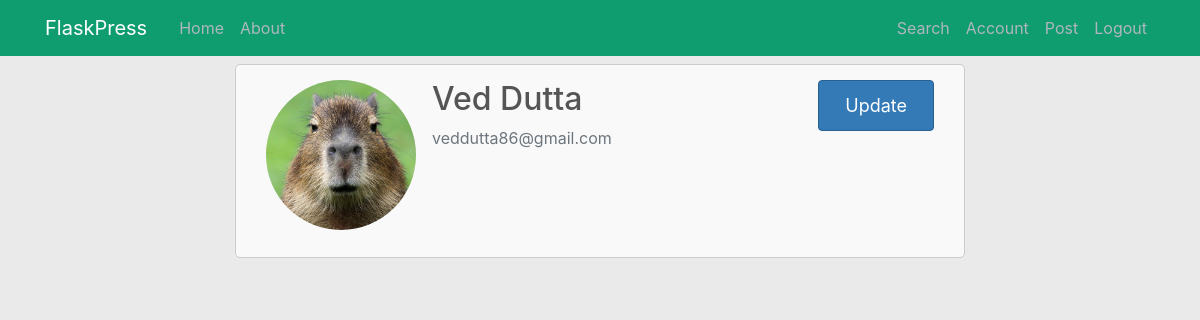
The page /account (signed in) on the database as committed earlier.
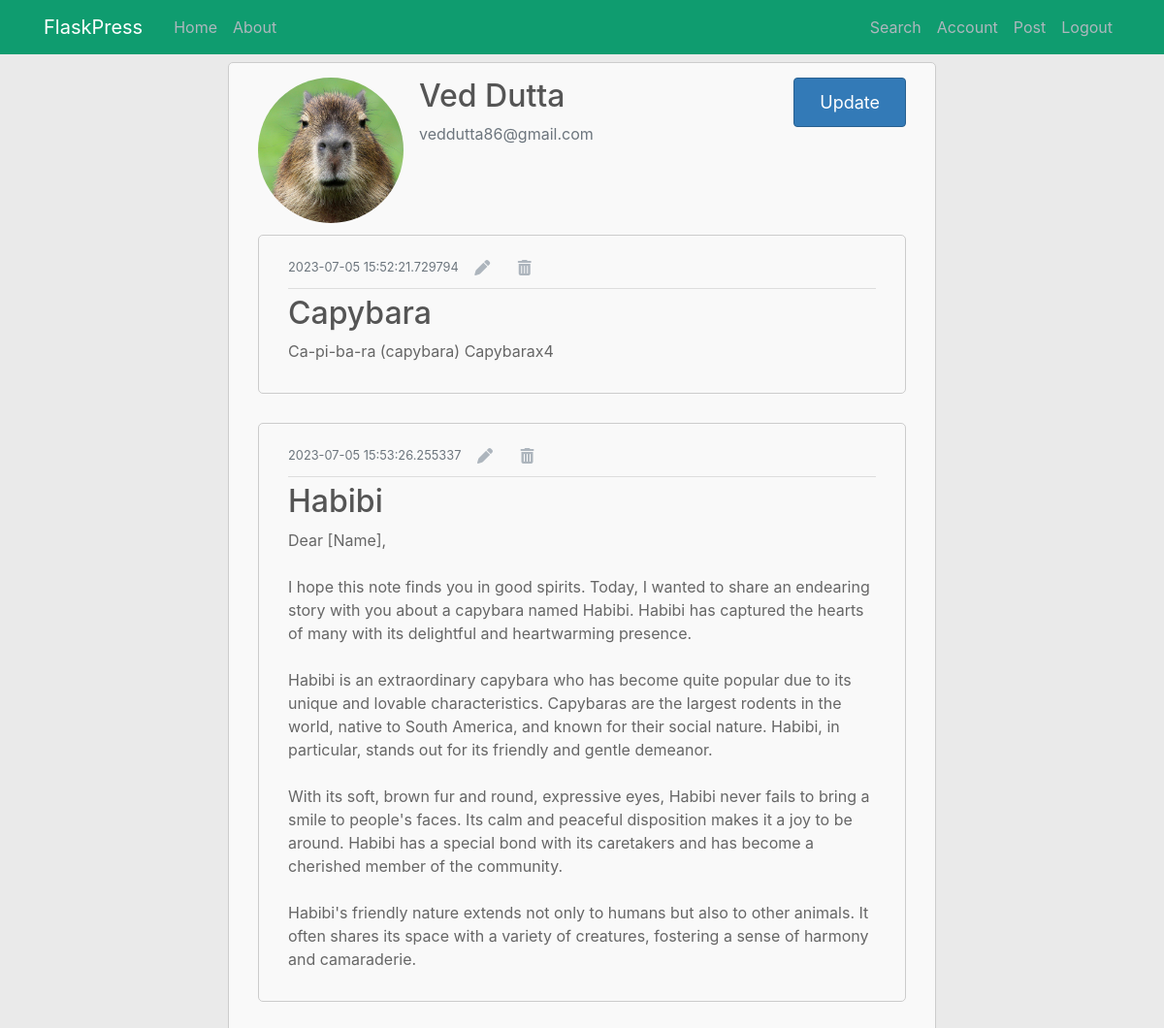
The same page on the database as committed later.
### test/models.py (models this page shows, shortened)
class User(db.Model, UserMixin):
    id = db.Column(db.Integer, primary_key=True)
    username = db.Column(db.String(20), unique=True, nullable=False)
    email = db.Column(db.String(120), unique=True, nullable=False)
    image_file = db.Column(db.String(20), nullable=False, default='default.jpg')
    password = db.Column(db.String(60), nullable=False)
    posts = db.relationship('Post', backref='author', lazy=True)

class Post(db.Model, UserMixin):
    id = db.Column(db.Integer, primary_key=True)
    title = db.Column(db.String(20), nullable=True, default="Flask Blogpost")
    date_posted = db.Column(db.DateTime, nullable=False, default=datetime.utcnow)
    content = db.Column(db.Text, nullable=False)
    user_id = db.Column(db.Integer, db.ForeignKey('user.id'), nullable=True)

### test/routes.py (the view)
@app.route("/account")
def account():
    if current_user.is_authenticated:
        posts = Post.query.filter_by(author=current_user).all()
        imagefile = url_for('static', filename='Images/' + current_user.image_file)
        return render_template('account.html', posts=posts, title='Account', image_file=imagefile)
    else:
        url_stack.append(url_for('account'))
        flash(f'You are not logged in.', 'danger')
        return redirect(url_for('login'))

### test/models.py (called while the page is built)
@login_manager.user_loader
def load_user(user_id):
    return User.query.get(int(user_id))

### test/templates/account.html
{% extends "layout.html" %}
{% block content %}
<div class="content-section">
  <div class="media">
    <img class="rounded-circle account-img mr-3" src="{{ image_file }}">
    <div class="media-body">
      <h2 class="account-heading">{{ current_user.username }}</h2>
      <p class="text-secondary">{{ current_user.email }}</p>
    </div>
    <div class="form-group update-box ml-auto">
      <a class="nav-item nav-link update-link" href="{{ url_for('update') }}">Update</a>
    </div>
  </div>
  {% for post in posts %}
  <article class="media content-section">
    <div class="media-body">
      <div class="article-metadata">
        <small class="text-muted">{{ post.date_posted }}</small>
        <form action="{{ url_for('edit_post', post_id=post.id) }}" method="POST" class="d-inline">
          <button type="submit" class="btn btn-success" title="Edit"><i class="fas fa-pen"></i></button>
        </form>
        <form action="{{ url_for('delete_post', post_id=post.id) }}" method="POST" class="d-inline">
          <button type="submit" class="btn btn-danger" title="Delete"><i class="fas fa-trash-alt"></i></button>
        </form>
      </div>
      <h2><a class="article-title" href="#">{{ post.title }}</a></h2>
      <p class="article-content">{{ post.content }}</p>
    </div>
  </article>
  {% endfor %}
</div>
{% endblock content %}

### test/templates/layout.html (shortened to what this page needs)
<!DOCTYPE html>
<html>
<head>
    <link rel="stylesheet" href="https://maxcdn.bootstrapcdn.com/bootstrap/4.0.0/css/bootstrap.min.css">
    <link rel="stylesheet" type="text/css" href="{{ url_for('static', filename='main.css') }}">
</head>
<body>
<header class="site-header">
    <nav class="navbar navbar-expand-md navbar-dark bg-steel fixed-top">
        <div class="container">
            <a class="navbar-brand mr-4" href="/">FlaskPress</a>
            <div class="collapse navbar-collapse" id="navbarToggle">
                <div class="navbar-nav mr-auto">
                    <a class="nav-item nav-link" href="/">Home</a>
                    <a class="nav-item nav-link" href="{{url_for('about')}}">About</a>
                </div>
                <div class="navbar-nav">
                    {% if current_user.is_authenticated %}
                        <a class="nav-item nav-link" href="{{url_for('search')}}">Search</a>
                        <a class="nav-item nav-link" href="{{url_for('account')}}">Account</a>
                        <a class="nav-item nav-link" href="{{url_for('write')}}">Post</a>
                        <a class="nav-item nav-link" href="{{url_for('logout')}}">Logout</a>
                    {% else %}
                        <a class="nav-item nav-link" href="{{url_for('login')}}">Login</a>
                        <a class="nav-item nav-link" href="{{url_for('register')}}">Register</a>
                    {% endif %}
                </div>
            </div>
        </div>
    </nav>
</header>
<main role="main" class="container">
    <div class="row justify-content-center">
        <div class="col-md-8">
            {% block content %}{% endblock %}
        </div>
    </div>
</main>
</body>
</html>

### test/static/main.css (style rules this page uses)
body { background: #eaeaea; color: #666666; margin-top: 4rem; }
h1, h2, h3, h4, h5, h6 { color: #555555; }
.bg-steel { background-color: #0f9c6f; }
.site-header .navbar-nav .nav-link { color: #aeb7bd; }
.update-box { background-color: #337ab7; border: 1px solid #286090; border-radius: 4px; padding: 3px 10px; display: inline-block; color: #ffffff; transition: background-color 0.3s; }
.update-box a { color: inherit; text-decoration: none; }
.update-box .update-link { font-size: 18px; }
.content-section { background: #f9f9f9; padding: 15px 30px; border: 1px solid #cccccc; border-radius: 5px; margin-bottom: 30px; }
.article-title { color: #555555; }
.article-content { white-space: pre-wrap; }
.article-metadata { padding-bottom: 3px; margin-bottom: 6px; border-bottom: 1px solid #dddddd; }
.account-img { height: 150px; width: 150px; margin-right: 16px; margin-bottom: 12px; }
.account-heading { font-size: 2rem; }
.fa-pen, .fa-trash-alt { color: white; }
.btn-success, .btn-danger { background-color: transparent; border: none; }
.btn .fa-pen, .btn .fa-trash-alt { color: #adb5bd; }

Rows that differ between the two databases and show on the page:
added Post: date_posted "2023-07-05 15:52:21.729794", title "Capybara", content "Ca-pi-ba-ra (capybara) Capybarax4"
added Post: date_posted "2023-07-05 15:53:26.255337", title "Habibi", content "Dear [Name], I hope this note finds you in good spirits. Today, I wanted to share an endearing story with you about a capybara named Habibi. Habibi has captured the hearts of many with its delightful and heartwarming presence. Habibi is an extraordinary capybara who has become quite popular due to its unique and lovable characteristics. Capybaras are the largest rodents in the world, native to South America, and known for their social nature. Habibi, in particular, stands out for its friendly and gentle demeanor. With its soft, brown fur and round, expressive eyes, Habibi never fails to bring a smile to people's faces. Its calm and peaceful disposition makes it a joy to be around. Habibi…"
